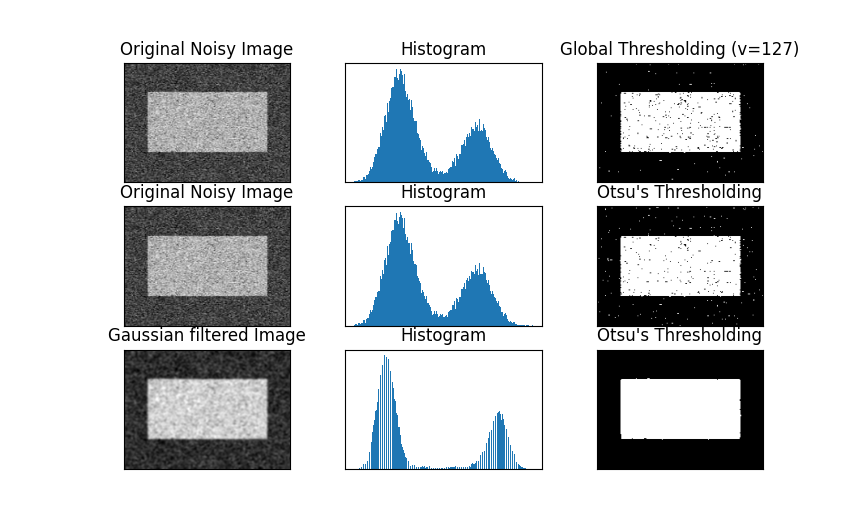

Reproduce this figure in Python.
import cv2
import numpy as np
from matplotlib import pyplot as plt

img=cv2.imread('noisy2.png',0)

# global thresholding
ret1,th1=cv2.threshold(img,127,255,cv2.THRESH_BINARY)

# Otsu's thresholding
ret2,th2=cv2.threshold(img,0,255,cv2.THRESH_BINARY+cv2.THRESH_OTSU)

# Otsu's thresholding after Gaussian filtering
blur=cv2.GaussianBlur(img,(5,5),0)
ret3,th3=cv2.threshold(blur,0,255,cv2.THRESH_BINARY+cv2.THRESH_OTSU)

# plot all the images and their histograms
images=[img,0,th1,
        img,0,th2,
        blur,0,th3]
titles=['Original Noisy Image','Histogram','Global Thresholding (v=127)',
        'Original Noisy Image','Histogram',"Otsu's Thresholding",
        'Gaussian filtered Image','Histogram',"Otsu's Thresholding"]

for i in range(3):
    plt.subplot(3,3,i*3+1),plt.imshow(images[i*3],'gray')
    plt.title(titles[i*3]),plt.xticks([]),plt.yticks([])
    plt.subplot(3,3,i*3+2),plt.hist(images[i*3].ravel(),256)
    plt.title(titles[i*3+1]),plt.xticks([]),plt.yticks([])
    plt.subplot(3,3,i*3+3),plt.imshow(images[i*3+2],'gray')
    plt.title(titles[i*3+2]),plt.xticks([]),plt.yticks([])

plt.show()
